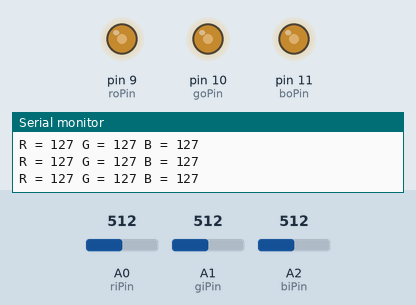
Recording of a sketch running on a simulated Arduino Uno, built with avr-gcc and run on an emulated ATmega328P. On the bench: output pins drawn as LEDs (lit = HIGH), the last lines printed to the serial monitor. The test bench sets the inputs (shaded band); at power-on: A0 (riPin) = 512, A1 (giPin) = 512, A2 (biPin) = 512.

Above: at 1.2 s.
1.3 s: A0 (riPin) set to 411
At 2.0 s:
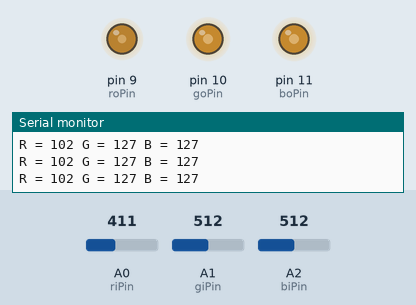
4.3 s: A0 (riPin) set to 394
At 5.1 s:
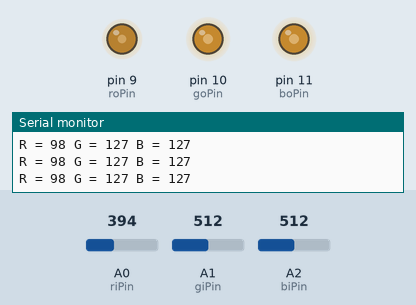
7.3 s: A1 (giPin) set to 417
At 8.1 s:
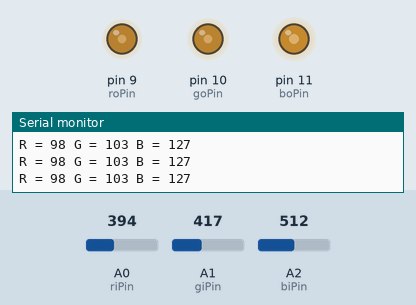
10.3 s: A1 (giPin) set to 388
At 11.4 s:
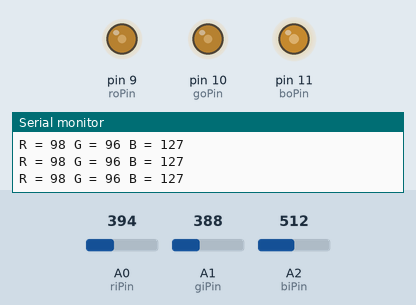
11.8 s: A2 (biPin) set to 414
At 13.1 s:
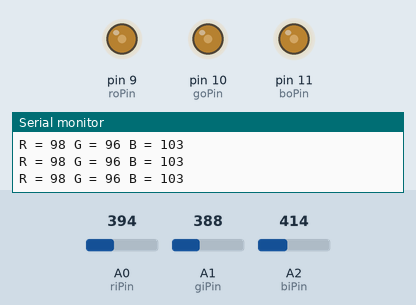
14.8 s: A2 (biPin) set to 388
At 15.8 s:
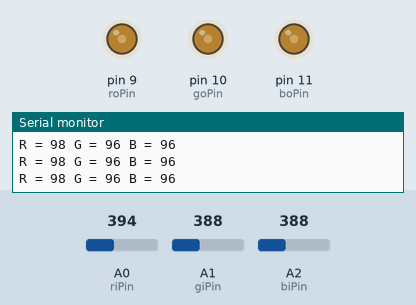
Timing chart, 0 to 17.3 s (numbered marks = the images above; inputs shaded):
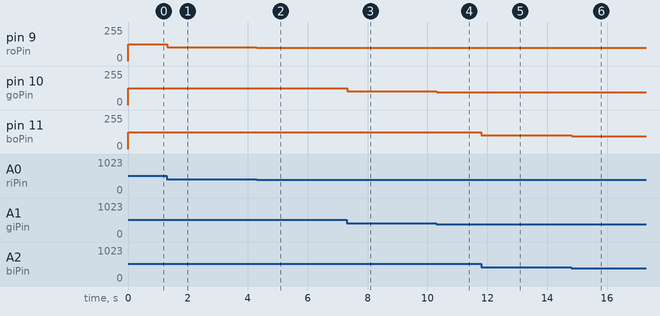

The sketch:

rgb_analog_control.ino
```cpp
const int riPin = A0;
const int giPin = A1;
const int biPin = A2;

const int roPin = 9;
const int goPin = 10;
const int boPin = 11;

int rValue = 0;
int gValue = 0;
int bValue = 0;

void setup()
{
  Serial.begin(9600);

  pinMode(riPin, INPUT);
  pinMode(giPin, INPUT);
  pinMode(biPin, INPUT);

  pinMode(roPin, OUTPUT);
  pinMode(goPin, OUTPUT);
  pinMode(goPin, OUTPUT);
}

void serialWrite(int r, int g, int b)
{
  Serial.print("R = ");
  Serial.print(r);
  Serial.print(" G = ");
  Serial.print(g);
  Serial.print(" B = ");
  Serial.print(b);
  Serial.println();
}

void colourWrite (int r, int g, int b)
{
  analogWrite(roPin, r);
  analogWrite(goPin, g);
  analogWrite(boPin, b);
}

void loop()
{
  rValue = analogRead(riPin);
  rValue = map(rValue, 0, 1023, 0, 255);

  gValue = analogRead(giPin);
  gValue = map(gValue, 0, 1023, 0, 255);

  bValue = analogRead(biPin);
  bValue = map(bValue, 0, 1023, 0, 255);

  colourWrite(rValue, gValue, bValue);
  serialWrite(rValue, gValue, bValue);
}
```

Measured:
- after the input at 1.3 s, pin 9 (roPin): 127/255 → 102/255 at once
- after the input at 4.3 s, pin 9 (roPin): 102/255 → 98/255 at once
- after the input at 7.3 s, pin 10 (goPin): 127/255 → 103/255 at once
- after the input at 10.3 s, pin 10 (goPin): 103/255 → 96/255 at once
- after the input at 11.8 s, pin 11 (boPin): 127/255 → 103/255 at once
- after the input at 14.8 s, pin 11 (boPin): 103/255 → 96/255 at once
